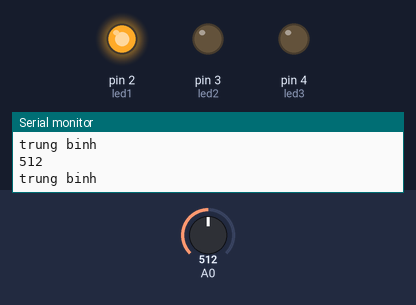
The sketch below on a simulated Arduino Uno, built with avr-gcc and run on an emulated ATmega328P. On the bench: output pins drawn as LEDs (lit = HIGH), the last lines printed to the serial monitor. The test bench sets the inputs (shaded band); at power-on: A0 = 512.

Above: at 14.5 s.
14.6 s: A0 set to 0
At 17.1 s:
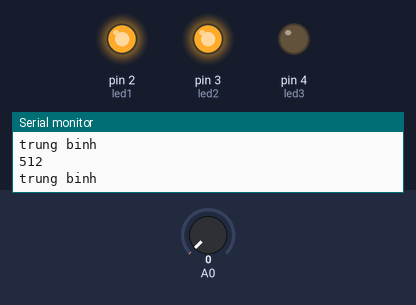
28.6 s: A0 set to 530
At 35.0 s:
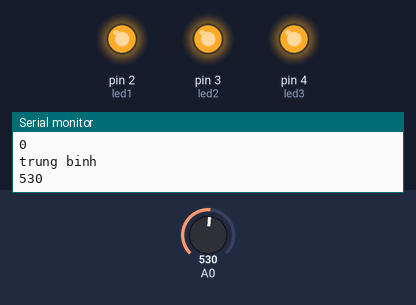
38.9 s: A0 set to 560
At 49.1 s:
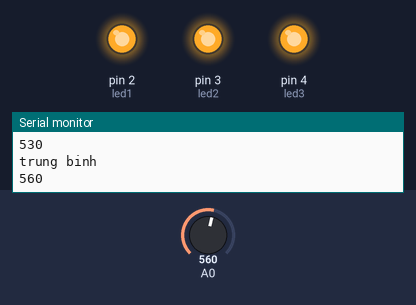
49.2 s: A0 set to 524
63.2 s: A0 set to 501
Timing chart, 0 to 84.8 s (numbered marks = the images above; inputs shaded):
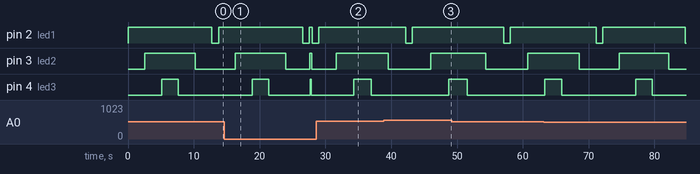

Measured:
- after the input at 28.6 s, pin 2 (led1): goes on until 29.0 s, then stays HIGH
- after the input at 38.9 s, pin 4 (led3): LOW → HIGH after 9.9 s instead of 9.6 s

The sketch:

Baitap2.ino
```cpp
#define led1 2
#define led2 3
#define led3 4

int delaytime=0;

void setup()
{
  Serial.begin(9600);
  pinMode(led1, OUTPUT);
  pinMode(led2, OUTPUT);
  pinMode(led3, OUTPUT);
  pinMode(A0, INPUT);

}

void loop()
{
  int value = analogRead(A0);

  delaytime=((5000-100)*(value/1023.0))+100;
  if(delaytime<250)
{
  Serial.println("nhanh");
}
  else if(delaytime>=150 && delaytime <3000)
    Serial.println("trung binh");
    else{
  Serial.println("cham");}

  digitalWrite(led1, HIGH);
  delay(delaytime);
  digitalWrite(led2, HIGH);
  delay(delaytime);
  Serial.println(value);
  digitalWrite(led3, HIGH);
  delay(delaytime);
  digitalWrite(led3, LOW);
  delay(delaytime);
  digitalWrite(led2, LOW);
  delay(delaytime);
  digitalWrite(led1, LOW);


  delay(1000);
}
```
